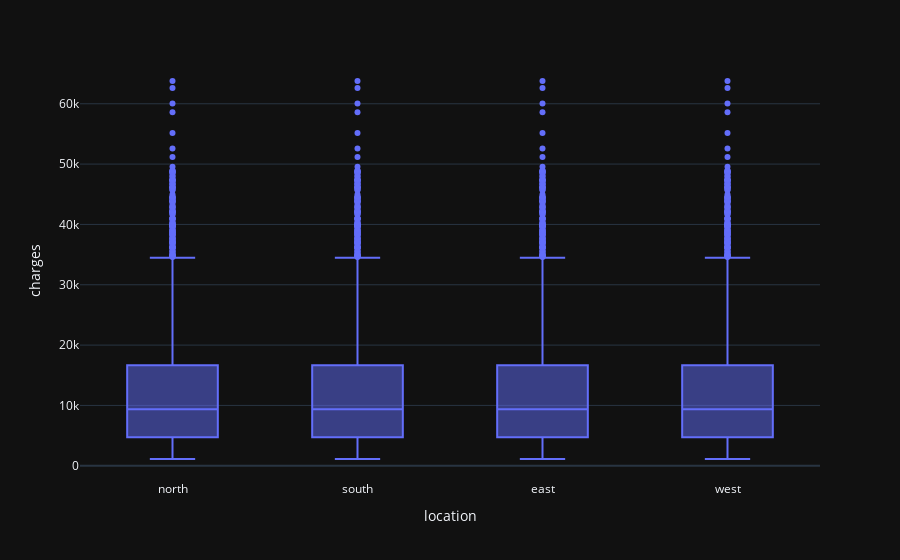

The code cell stored with this chart in its notebook:
### Markdown cell above
### 3.7 Region & Charges

### Code cell
melted_data = pd.melt(filtered_data, id_vars=['charges'], value_vars=['north', 'south', 'east', 'west'], 
                      var_name='location')

px.box(melted_data, x='location', y='charges')

### Figure 1 — Plotly figure (JSON) as saved in the notebook; plotly's stock layout.template omitted (floating-point values rounded to 4 significant figures; data arrays with more than 128 entries replaced by an {"elided": "..."} marker saying what was removed)
{"data": [{"alignmentgroup": "True", "hovertemplate": "location=%{x}<br>charges=%{y}<extra></extra>", "legendgroup": "", "marker": {"color": "#636efa"}, "name": "", "notched": false, "offsetgroup": "", "orientation": "v", "showlegend": false, "x": {"elided": "5352 str values"}, "x0": " ", "xaxis": "x", "y": {"elided": "5352 float values"}, "y0": " ", "yaxis": "y", "type": "box"}], "layout": {"xaxis": {"anchor": "y", "domain": [0.0, 1.0], "title": {"text": "location"}}, "yaxis": {"anchor": "x", "domain": [0.0, 1.0], "title": {"text": "charges"}}, "legend": {"tracegroupgap": 0}, "margin": {"t": 60}, "boxmode": "group"}}
